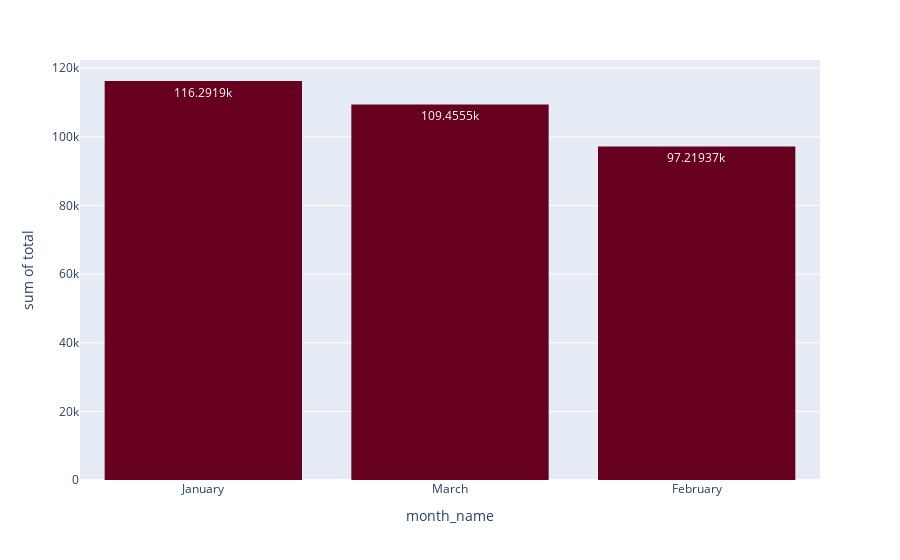

Write notebook code for a chart like this one.
### Code cell
px.histogram(data_frame=df, x = 'month_name' , y = 'total'  , color_discrete_sequence=px.colors.sequential.RdBu , text_auto=True )

### Figure 1 — Plotly figure (JSON) as saved in the notebook; plotly's stock layout.template omitted (floating-point values rounded to 4 significant figures; data arrays with more than 128 entries replaced by an {"elided": "..."} marker saying what was removed)
{"data": [{"alignmentgroup": "True", "bingroup": "x", "histfunc": "sum", "hovertemplate": "month_name=%{x}<br>sum of total=%{y}<extra></extra>", "legendgroup": "", "marker": {"color": "rgb(103,0,31)", "pattern": {"shape": ""}}, "name": "", "offsetgroup": "", "orientation": "v", "showlegend": false, "texttemplate": "%{value}", "type": "histogram", "x": {"elided": "1000 str values"}, "xaxis": "x", "y": {"elided": "1000 float values"}, "yaxis": "y"}], "layout": {"autosize": true, "barmode": "relative", "legend": {"tracegroupgap": 0}, "margin": {"t": 60}, "xaxis": {"anchor": "y", "autorange": true, "domain": [0, 1], "range": [-0.5, 2.5], "title": {"text": "month_name"}, "type": "category"}, "yaxis": {"anchor": "x", "autorange": true, "domain": [0, 1], "range": [0, 122400.0], "title": {"text": "sum of total"}, "type": "linear"}}}
